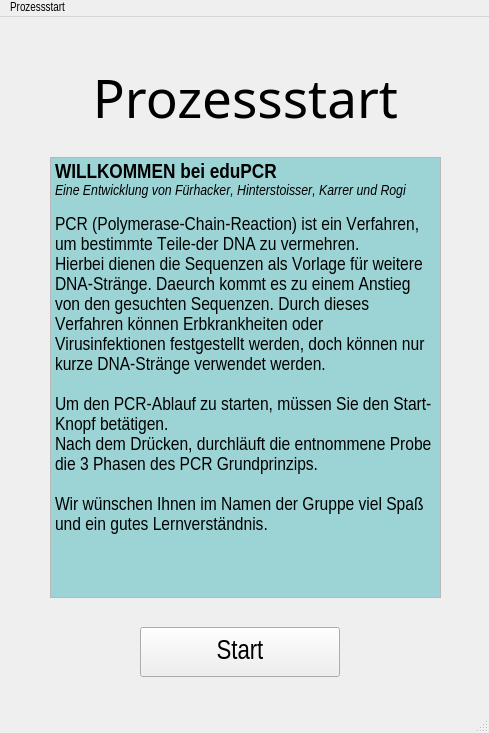
<?xml version="1.0" encoding="UTF-8"?>
<ui version="4.0">
 <class>MainWindow</class>
 <widget class="QMainWindow" name="MainWindow">
  <property name="enabled">
   <bool>true</bool>
  </property>
  <property name="geometry">
   <rect>
    <x>0</x>
    <y>0</y>
    <width>489</width>
    <height>733</height>
   </rect>
  </property>
  <property name="font">
   <font>
    <family>Arial Narrow</family>
   </font>
  </property>
  <property name="tabletTracking">
   <bool>false</bool>
  </property>
  <property name="acceptDrops">
   <bool>false</bool>
  </property>
  <property name="windowTitle">
   <string notr="true">eduPCR</string>
  </property>
  <property name="animated">
   <bool>false</bool>
  </property>
  <widget class="QWidget" name="centralwidget">
   <widget class="QPushButton" name="btn_Start">
    <property name="geometry">
     <rect>
      <x>140</x>
      <y>610</y>
      <width>200</width>
      <height>50</height>
     </rect>
    </property>
    <property name="font">
     <font>
      <family>Arial Narrow</family>
      <pointsize>20</pointsize>
      <bold>false</bold>
     </font>
    </property>
    <property name="text">
     <string>Start</string>
    </property>
   </widget>
   <widget class="QTextEdit" name="txt_Einfuehrung">
    <property name="enabled">
     <bool>true</bool>
    </property>
    <property name="geometry">
     <rect>
      <x>50</x>
      <y>140</y>
      <width>391</width>
      <height>441</height>
     </rect>
    </property>
    <property name="font">
     <font>
      <family>Arial Narrow</family>
      <pointsize>20</pointsize>
      <kerning>false</kerning>
     </font>
    </property>
    <property name="acceptDrops">
     <bool>false</bool>
    </property>
    <property name="readOnly">
     <bool>true</bool>
    </property>
    <property name="html">
     <string>&lt;!DOCTYPE HTML PUBLIC &quot;-//W3C//DTD HTML 4.0//EN&quot; &quot;http://www.w3.org/TR/REC-html40/strict.dtd&quot;&gt;
&lt;html&gt;&lt;head&gt;&lt;meta name=&quot;qrichtext&quot; content=&quot;1&quot; /&gt;&lt;meta charset=&quot;utf-8&quot; /&gt;&lt;style type=&quot;text/css&quot;&gt;
p, li { white-space: pre-wrap; }
hr { height: 1px; border-width: 0; }
li.unchecked::marker { content: &quot;\2610&quot;; }
li.checked::marker { content: &quot;\2612&quot;; }
&lt;/style&gt;&lt;/head&gt;&lt;body style=&quot; font-family:'Arial Narrow'; font-size:20pt; font-weight:400; font-style:normal;&quot; bgcolor=&quot;#9cd4d6&quot;&gt;
&lt;p style=&quot; margin-top:0px; margin-bottom:0px; margin-left:0px; margin-right:0px; -qt-block-indent:0; text-indent:0px;&quot;&gt;&lt;span style=&quot; font-size:16pt; font-weight:700;&quot;&gt;WILLKOMMEN bei eduPCR &lt;/span&gt;&lt;/p&gt;
&lt;p style=&quot; margin-top:0px; margin-bottom:0px; margin-left:0px; margin-right:0px; -qt-block-indent:0; text-indent:0px;&quot;&gt;&lt;span style=&quot; font-size:11pt; font-style:italic;&quot;&gt;Eine Entwicklung von Fürhacker, Hinterstoisser, Karrer und Rogi &lt;/span&gt;&lt;/p&gt;
&lt;p style=&quot;-qt-paragraph-type:empty; margin-top:0px; margin-bottom:0px; margin-left:0px; margin-right:0px; -qt-block-indent:0; text-indent:0px; font-size:11pt; font-style:italic;&quot;&gt;&lt;br /&gt;&lt;/p&gt;
&lt;p style=&quot; margin-top:0px; margin-bottom:0px; margin-left:0px; margin-right:0px; -qt-block-indent:0; text-indent:0px;&quot;&gt;&lt;span style=&quot; font-size:14pt;&quot;&gt;PCR (Polymerase-Chain-Reaction) ist ein Verfahren, um bestimmte Teile-der DNA zu vermehren.&lt;/span&gt;&lt;/p&gt;
&lt;p style=&quot; margin-top:0px; margin-bottom:0px; margin-left:0px; margin-right:0px; -qt-block-indent:0; text-indent:0px;&quot;&gt;&lt;span style=&quot; font-size:14pt;&quot;&gt;Hierbei dienen die Sequenzen als Vorlage für weitere DNA-Stränge. Daeurch kommt es zu einem Anstieg von den gesuchten Sequenzen. Durch dieses Verfahren können Erbkrankheiten oder Virusinfektionen festgestellt werden, doch können nur kurze DNA-Stränge verwendet werden.&lt;/span&gt;&lt;/p&gt;
&lt;p style=&quot;-qt-paragraph-type:empty; margin-top:0px; margin-bottom:0px; margin-left:0px; margin-right:0px; -qt-block-indent:0; text-indent:0px; font-size:14pt;&quot;&gt;&lt;br /&gt;&lt;/p&gt;
&lt;p style=&quot; margin-top:0px; margin-bottom:0px; margin-left:0px; margin-right:0px; -qt-block-indent:0; text-indent:0px;&quot;&gt;&lt;span style=&quot; font-size:14pt;&quot;&gt;Um den PCR-Ablauf zu starten, müssen Sie den Start-Knopf betätigen.&lt;/span&gt;&lt;/p&gt;
&lt;p style=&quot; margin-top:0px; margin-bottom:0px; margin-left:0px; margin-right:0px; -qt-block-indent:0; text-indent:0px;&quot;&gt;&lt;span style=&quot; font-size:14pt;&quot;&gt;Nach dem Drücken, durchläuft die entnommene Probe die 3 Phasen des PCR Grundprinzips.&lt;/span&gt;&lt;/p&gt;
&lt;p style=&quot;-qt-paragraph-type:empty; margin-top:0px; margin-bottom:0px; margin-left:0px; margin-right:0px; -qt-block-indent:0; text-indent:0px; font-size:14pt;&quot;&gt;&lt;br /&gt;&lt;/p&gt;
&lt;p style=&quot; margin-top:0px; margin-bottom:0px; margin-left:0px; margin-right:0px; -qt-block-indent:0; text-indent:0px;&quot;&gt;&lt;span style=&quot; font-size:14pt;&quot;&gt;Wir wünschen Ihnen im Namen der Gruppe viel Spaß und ein gutes Lernverständnis. &lt;/span&gt;&lt;/p&gt;&lt;/body&gt;&lt;/html&gt;</string>
    </property>
    <property name="acceptRichText">
     <bool>true</bool>
    </property>
   </widget>
   <widget class="QLabel" name="lbl_Einfuehrung">
    <property name="geometry">
     <rect>
      <x>0</x>
      <y>50</y>
      <width>491</width>
      <height>61</height>
     </rect>
    </property>
    <property name="font">
     <font>
      <family>Tw Cen MT</family>
      <pointsize>40</pointsize>
      <bold>false</bold>
     </font>
    </property>
    <property name="text">
     <string>Prozessstart</string>
    </property>
    <property name="alignment">
     <set>Qt::AlignCenter</set>
    </property>
   </widget>
  </widget>
  <widget class="QMenuBar" name="menubar">
   <property name="geometry">
    <rect>
     <x>0</x>
     <y>0</y>
     <width>489</width>
     <height>20</height>
    </rect>
   </property>
   <widget class="QMenu" name="menuProzessstart">
    <property name="title">
     <string>Prozessstart</string>
    </property>
    <addaction name="actionHistory"/>
    <addaction name="actionLog_In"/>
   </widget>
   <addaction name="menuProzessstart"/>
  </widget>
  <widget class="QStatusBar" name="statusbar"/>
  <action name="actionHistory">
   <property name="text">
    <string>History</string>
   </property>
  </action>
  <action name="actionLog_In">
   <property name="text">
    <string>Log In</string>
   </property>
  </action>
 </widget>
 <resources/>
 <connections/>
</ui>
